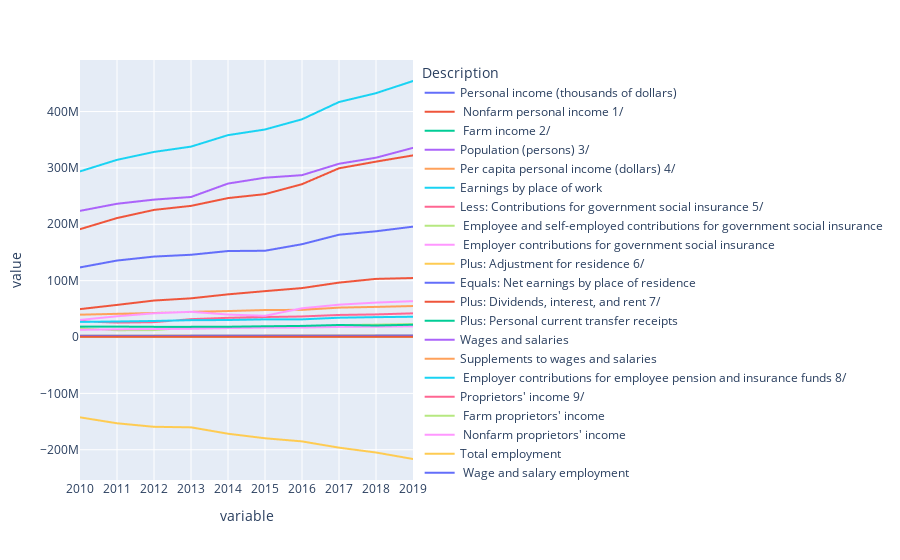

Notebook code for this chart:
### Code cell
# px.line(nyc, y = 'value', x = 'variable', color = 'Description')

### Figure 1 — Plotly figure (JSON) as saved in the notebook; plotly's stock layout.template omitted (floating-point values rounded to 4 significant figures; data arrays with more than 128 entries replaced by an {"elided": "..."} marker saying what was removed)
{"data": [{"hovertemplate": "Description=Personal income (thousands of dollars)<br>variable=%{x}<br>value=%{y}<extra></extra>", "legendgroup": "Personal income (thousands of dollars)", "line": {"color": "#636efa", "dash": "solid"}, "mode": "lines", "name": "Personal income (thousands of dollars)", "showlegend": true, "type": "scattergl", "x": {"elided": "1290 str values"}, "xaxis": "x", "y": {"elided": "1290 int values"}, "yaxis": "y"}, {"hovertemplate": "Description= Nonfarm personal income 1/<br>variable=%{x}<br>value=%{y}<extra></extra>", "legendgroup": " Nonfarm personal income 1/", "line": {"color": "#EF553B", "dash": "solid"}, "mode": "lines", "name": " Nonfarm personal income 1/", "showlegend": true, "type": "scattergl", "x": {"elided": "1290 str values"}, "xaxis": "x", "y": {"elided": "1290 int values"}, "yaxis": "y"}, {"hovertemplate": "Description= Farm income 2/<br>variable=%{x}<br>value=%{y}<extra></extra>", "legendgroup": " Farm income 2/", "line": {"color": "#00cc96", "dash": "solid"}, "mode": "lines", "name": " Farm income 2/", "showlegend": true, "type": "scattergl", "x": {"elided": "1290 str values"}, "xaxis": "x", "y": {"elided": "1290 int values"}, "yaxis": "y"}, {"hovertemplate": "Description=Population (persons) 3/<br>variable=%{x}<br>value=%{y}<extra></extra>", "legendgroup": "Population (persons) 3/", "line": {"color": "#ab63fa", "dash": "solid"}, "mode": "lines", "name": "Population (persons) 3/", "showlegend": true, "type": "scattergl", "x": {"elided": "1290 str values"}, "xaxis": "x", "y": {"elided": "1290 int values"}, "yaxis": "y"}, {"hovertemplate": "Description=Per capita personal income (dollars) 4/<br>variable=%{x}<br>value=%{y}<extra></extra>", "legendgroup": "Per capita personal income (dollars) 4/", "line": {"color": "#FFA15A", "dash": "solid"}, "mode": "lines", "name": "Per capita personal income (dollars) 4/", "showlegend": true, "type": "scattergl", "x": {"elided": "1290 str values"}, "xaxis": "x", "y": {"elided": "1290 int values"}, "yaxis": "y"}, {"hovertemplate": "Description=Earnings by place of work<br>variable=%{x}<br>value=%{y}<extra></extra>", "legendgroup": "Earnings by place of work", "line": {"color": "#19d3f3", "dash": "solid"}, "mode": "lines", "name": "Earnings by place of work", "showlegend": true, "type": "scattergl", "x": {"elided": "1290 str values"}, "xaxis": "x", "y": {"elided": "1290 int values"}, "yaxis": "y"}, {"hovertemplate": "Description=Less: Contributions for government social insurance 5/<br>variable=%{x}<br>value=%{y}<extra></extra>", "legendgroup": "Less: Contributions for government social insurance 5/", "line": {"color": "#FF6692", "dash": "solid"}, "mode": "lines", "name": "Less: Contributions for government social insurance 5/", "showlegend": true, "type": "scattergl", "x": {"elided": "1290 str values"}, "xaxis": "x", "y": {"elided": "1290 int values"}, "yaxis": "y"}, {"hovertemplate": "Description= Employee and self-employed contributions for government social insurance<br>variable=%{x}<br>value=%{y}<extra></extra>", "legendgroup": " Employee and self-employed contributions for government social insurance", "line": {"color": "#B6E880", "dash": "solid"}, "mode": "lines", "name": " Employee and self-employed contributions for government social insurance", "showlegend": true, "type": "scattergl", "x": {"elided": "1290 str values"}, "xaxis": "x", "y": {"elided": "1290 int values"}, "yaxis": "y"}, {"hovertemplate": "Description= Employer contributions for government social insurance<br>variable=%{x}<br>value=%{y}<extra></extra>", "legendgroup": " Employer contributions for government social insurance", "line": {"color": "#FF97FF", "dash": "solid"}, "mode": "lines", "name": " Employer contributions for government social insurance", "showlegend": true, "type": "scattergl", "x": {"elided": "2580 str values"}, "xaxis": "x", "y": {"elided": "2580 int values"}, "yaxis": "y"}, {"hovertemplate": "Description=Plus: Adjustment for residence 6/<br>variable=%{x}<br>value=%{y}<extra></extra>", "legendgroup": "Plus: Adjustment for residence 6/", "line": {"color": "#FECB52", "dash": "solid"}, "mode": "lines", "name": "Plus: Adjustment for residence 6/", "showlegend": true, "type": "scattergl", "x": {"elided": "1290 str values"}, "xaxis": "x", "y": {"elided": "1290 int values"}, "yaxis": "y"}, {"hovertemplate": "Description=Equals: Net earnings by place of residence<br>variable=%{x}<br>value=%{y}<extra></extra>", "legendgroup": "Equals: Net earnings by place of residence", "line": {"color": "#636efa", "dash": "solid"}, "mode": "lines", "name": "Equals: Net earnings by place of residence", "showlegend": true, "type": "scattergl", "x": {"elided": "1290 str values"}, "xaxis": "x", "y": {"elided": "1290 int values"}, "yaxis": "y"}, {"hovertemplate": "Description=Plus: Dividends, interest, and rent 7/<br>variable=%{x}<br>value=%{y}<extra></extra>", "legendgroup": "Plus: Dividends, interest, and rent 7/", "line": {"color": "#EF553B", "dash": "solid"}, "mode": "lines", "name": "Plus: Dividends, interest, and rent 7/", "showlegend": true, "type": "scattergl", "x": {"elided": "1290 str values"}, "xaxis": "x", "y": {"elided": "1290 int values"}, "yaxis": "y"}, {"hovertemplate": "Description=Plus: Personal current transfer receipts<br>variable=%{x}<br>value=%{y}<extra></extra>", "legendgroup": "Plus: Personal current transfer receipts", "line": {"color": "#00cc96", "dash": "solid"}, "mode": "lines", "name": "Plus: Personal current transfer receipts", "showlegend": true, "type": "scattergl", "x": {"elided": "1290 str values"}, "xaxis": "x", "y": {"elided": "1290 int values"}, "yaxis": "y"}, {"hovertemplate": "Description=Wages and salaries<br>variable=%{x}<br>value=%{y}<extra></extra>", "legendgroup": "Wages and salaries", "line": {"color": "#ab63fa", "dash": "solid"}, "mode": "lines", "name": "Wages and salaries", "showlegend": true, "type": "scattergl", "x": {"elided": "1290 str values"}, "xaxis": "x", "y": {"elided": "1290 int values"}, "yaxis": "y"}, {"hovertemplate": "Description=Supplements to wages and salaries<br>variable=%{x}<br>value=%{y}<extra></extra>", "legendgroup": "Supplements to wages and salaries", "line": {"color": "#FFA15A", "dash": "solid"}, "mode": "lines", "name": "Supplements to wages and salaries", "showlegend": true, "type": "scattergl", "x": {"elided": "1290 str values"}, "xaxis": "x", "y": {"elided": "1290 int values"}, "yaxis": "y"}, {"hovertemplate": "Description= Employer contributions for employee pension and insurance funds 8/<br>variable=%{x}<br>value=%{y}<extra></extra>", "legendgroup": " Employer contributions for employee pension and insurance funds 8/", "line": {"color": "#19d3f3", "dash": "solid"}, "mode": "lines", "name": " Employer contributions for employee pension and insurance funds 8/", "showlegend": true, "type": "scattergl", "x": {"elided": "1290 str values"}, "xaxis": "x", "y": {"elided": "1290 int values"}, "yaxis": "y"}, {"hovertemplate": "Description=Proprietors' income 9/<br>variable=%{x}<br>value=%{y}<extra></extra>", "legendgroup": "Proprietors' income 9/", "line": {"color": "#FF6692", "dash": "solid"}, "mode": "lines", "name": "Proprietors' income 9/", "showlegend": true, "type": "scattergl", "x": {"elided": "1290 str values"}, "xaxis": "x", "y": {"elided": "1290 int values"}, "yaxis": "y"}, {"hovertemplate": "Description= Farm proprietors' income<br>variable=%{x}<br>value=%{y}<extra></extra>", "legendgroup": " Farm proprietors' income", "line": {"color": "#B6E880", "dash": "solid"}, "mode": "lines", "name": " Farm proprietors' income", "showlegend": true, "type": "scattergl", "x": {"elided": "1290 str values"}, "xaxis": "x", "y": {"elided": "1290 int values"}, "yaxis": "y"}, {"hovertemplate": "Description= Nonfarm proprietors' income<br>variable=%{x}<br>value=%{y}<extra></extra>", "legendgroup": " Nonfarm proprietors' income", "line": {"color": "#FF97FF", "dash": "solid"}, "mode": "lines", "name": " Nonfarm proprietors' income", "showlegend": true, "type": "scattergl", "x": {"elided": "1290 str values"}, "xaxis": "x", "y": {"elided": "1290 int values"}, "yaxis": "y"}, {"hovertemplate": "Description=Total employment<br>variable=%{x}<br>value=%{y}<extra></extra>", "legendgroup": "Total employment", "line": {"color": "#FECB52", "dash": "solid"}, "mode": "lines", "name": "Total employment", "showlegend": true, "type": "scattergl", "x": {"elided": "1290 str values"}, "xaxis": "x", "y": {"elided": "1290 int values"}, "yaxis": "y"}, {"hovertemplate": "Description= Wage and salary employment<br>variable=%{x}<br>value=%{y}<extra></extra>", "legendgroup": " Wage and salary employment", "line": {"color": "#636efa", "dash": "solid"}, "mode": "lines", "name": " Wage and salary employment", "showlegend": true, "type": "scattergl", "x": {"elided": "1290 str values"}, "xaxis": "x", "y": {"elided": "1290 int values"}, "yaxis": "y"}, {"hovertemplate": "Description= Proprietors employment<br>variable=%{x}<br>value=%{y}<extra></extra>", "legendgroup": " Proprietors employment", "line": {"color": "#EF553B", "dash": "solid"}, "mode": "lines", "name": " Proprietors employment", "showlegend": true, "type": "scattergl", "x": {"elided": "1290 str values"}, "xaxis": "x", "y": {"elided": "1290 int values"}, "yaxis": "y"}], "layout": {"autosize": true, "legend": {"title": {"text": "Description"}, "tracegroupgap": 0}, "margin": {"t": 60}, "xaxis": {"anchor": "y", "autorange": true, "domain": [0, 1], "range": [0, 9], "title": {"text": "variable"}, "type": "category"}, "yaxis": {"anchor": "x", "autorange": true, "domain": [0, 1], "range": [-253700000.0, 491500000.0], "title": {"text": "value"}, "type": "linear"}}}
